Frame 1 (no input): blank canvas, image omitted
Frame 60 (no input): blank canvas, image omitted
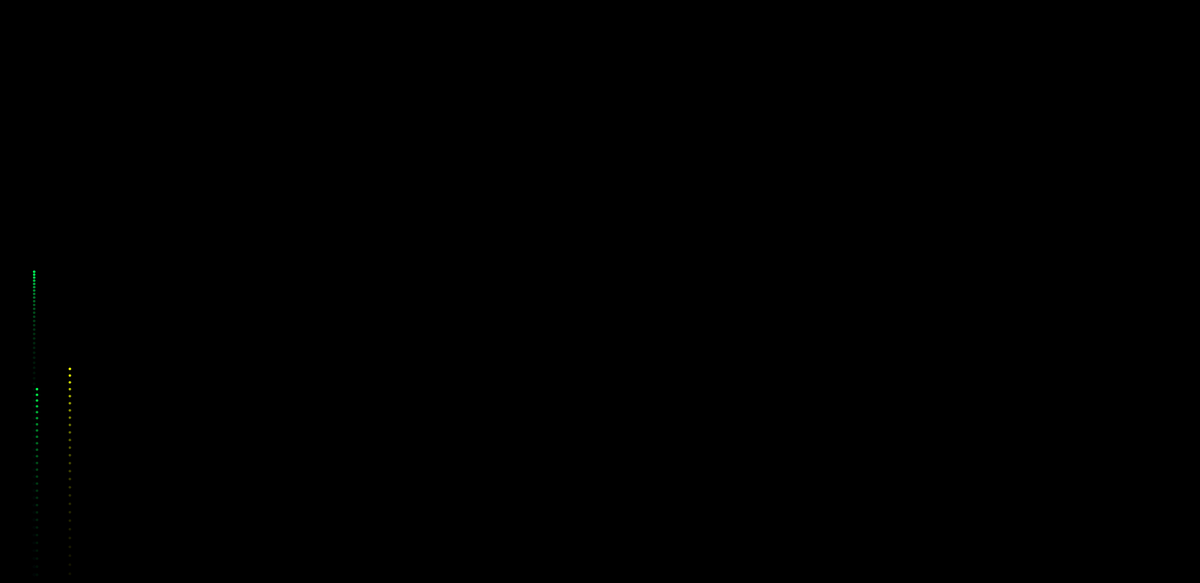
Frame 120 (the mouse pressed at the canvas centre since frame 60)

The p5.js sketch whose frames 1 and 60 were blank and that drew this single picture after the mouse press (run headless with seeded random() and noise() and a simulated clock; from frame 60 on, the mouse is pressed at the canvas centre):

// p5.js sketch
// ── sketch.js
var fireworks = [];
var gravity;
function setup() {
    createCanvas(1850, 900);
    colorMode(HSB);
    gravity = createVector(0, 0.15);
    stroke(255);
    strokeWeight(4);
    background(0);
}

function draw() {
    colorMode(RGB);
    background(0, 0, 0, 25);

    if (random(1) < 0.03) {
        fireworks.push(new Firework());
    }
    for (var i = fireworks.length - 1; i >= 0; i--) {
        fireworks[i].update();
        fireworks[i].show();
        if (fireworks[i].done()) {
            fireworks.splice(i, 1);
        }
    }
    console.log(fireworks.length);
}

// ── firework.js
function Firework() {

    this.hu = random(255);
    this.firework = new Particle(random(width), height, this.hu, true);
    this.exploded = false;
    this.particles = [];


    this.done = function() {
        if ( this.exploded && this.particles.length === 0) {
            return true; 
        }
        else {
            return false;
        }
    }

    this.update = function () {
        if (!this.exploded) {
            this.firework.applyForce(gravity);
            this.firework.update();
            if (this.firework.vel.y >= 0) {
                this.exploded = true;
                this.explode();
            }
        }
        for (var i = this.particles.length - 1; i >= 0; i--) {
            this.particles[i].applyForce(gravity);
            this.particles[i].update();
            if (this.particles[i].done) {
                this.particles.splice(i, 1);
            }
        }
    }

    this.done = function () {
        if (this.lifespan < 0) {
            return true;
        }
        else {
            return false;
        }
    }

    this.explode = function () {
        for (var i = 0; i < 100; i++) {
            var p = new Particle(this.firework.pos.x, this.firework.pos.y, this.hu, false);
            this.particles.push(p);

        }
    }



    this.show = function () {
        if (!this.exploded) {
            this.firework.show();
        }
        for (var i = 0; i < this.particles.length; i++) {
            this.particles[i].show();
        }
    }
}
// ── particle.js


function Particle(x, y, hu, firework) {
    this.pos = createVector(x, y);
    this.firework = firework;
    this.lifespan = 255;
    this.hu = hu;

    if (firework) {
        this.vel = createVector(0, random(-16, -12));
    }
    else {
        this.vel = p5.Vector.random2D();
        this.vel.mult(random(5, 20));
    }
    this.acc = createVector(0, 0);


    this.applyForce = function (force) {
        this.acc.add(force);
    }

    this.update = function () {
        if (!this.firework) {
            this.vel.mult(0.9);
            this.lifespan -= 2;
        }
        this.vel.add(this.acc);
        this.pos.add(this.vel);
        this.acc.mult(0);
    }

    this.show = function () {
        colorMode(HSB);

        if (!this.firework) {
            strokeWeight(2);
            stroke(hu, 255, 255, this.lifespan);
        }
        else {
            strokeWeight(4);
            stroke(hu, 255, 255);
        }
        point(this.pos.x, this.pos.y);
    }
}
